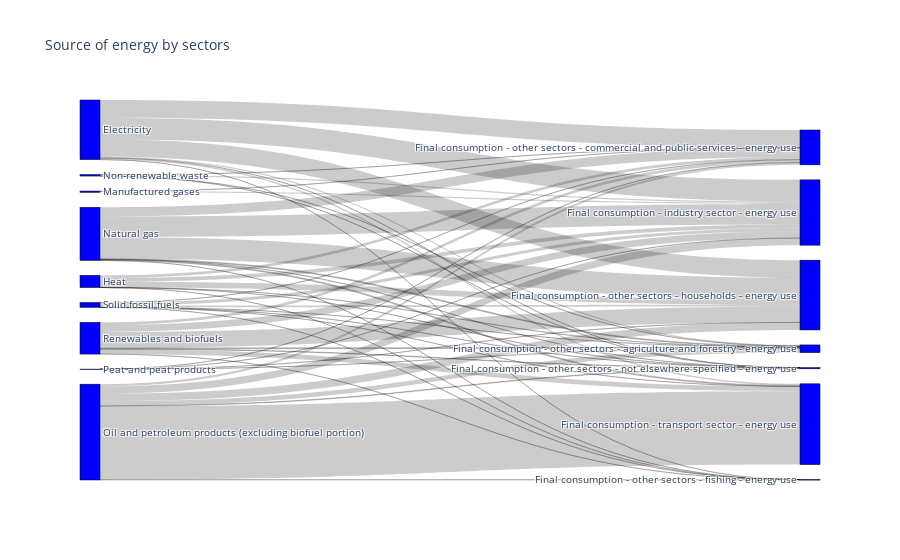

The notebook cell this image was saved under:
### Markdown cell above
Finally, we are generating a Sankey diagram to see what sector consumes what type of energy for the year 2022.

### Code cell
df = nrg_bal.data.merge(demo_pjan.data, on=['TIME_PERIOD', 'geo'], how='inner')
df.rename(columns={'OBS_VALUE_x': 'energy_consumption_gwh', 'OBS_VALUE_y': 'population'}, inplace=True)
df = df[(df['TIME_PERIOD'] == 2022)]

sources = df['siec_label'].unique()
targets = df['nrg_bal_label'].unique()

labels = []
source = []
target = []
value = []

index = 0
index_dict = {}

for s in sources:
    labels.append(s)
    index_dict[s] = index
    index += 1

    for t in targets:
        if t not in index_dict:
            labels.append(t)
            index_dict[t] = index
            index += 1
        source.append(index_dict[s])
        target.append(index_dict[t])
        value.append(df[(df['siec_label'] == s) & (df['nrg_bal_label'] == t)]['energy_consumption_gwh'].sum())
        
    


fig = go.Figure(data=[go.Sankey(
    node = dict(
      pad = 15,
      thickness = 20,
      line = dict(color = "black", width = 0.5),
      label = labels,
      color = "blue"
    ),
    link = dict(
      source = source,
      target = target,
      value = value
  ))])

fig.update_layout(title_text="Source of energy by sectors", font_size=10)
fig.show()

### Figure 1 — Plotly figure (JSON) as saved in the notebook; plotly's stock layout.template omitted (floating-point values rounded to 4 significant figures)
{"data": [{"link": {"source": [0, 0, 0, 0, 0, 0, 0, 8, 8, 8, 8, 8, 8, 8, 9, 9, 9, 9, 9, 9, 9, 10, 10, 10, 10, 10, 10, 10, 11, 11, 11, 11, 11, 11, 11, 12, 12, 12, 12, 12, 12, 12, 13, 13, 13, 13, 13, 13, 13, 14, 14, 14, 14, 14, 14, 14, 15, 15, 15, 15, 15, 15, 15, 16, 16, 16, 16, 16, 16, 16, 17, 17, 17, 17, 17, 17, 17], "target": [1, 2, 3, 4, 5, 6, 7, 1, 2, 3, 4, 5, 6, 7, 1, 2, 3, 4, 5, 6, 7, 1, 2, 3, 4, 5, 6, 7, 1, 2, 3, 4, 5, 6, 7, 1, 2, 3, 4, 5, 6, 7, 1, 2, 3, 4, 5, 6, 7, 1, 2, 3, 4, 5, 6, 7, 1, 2, 3, 4, 5, 6, 7, 1, 2, 3, 4, 5, 6, 7, 1, 2, 3, 4, 5, 6, 7], "value": [119400.0, 6057.0, 5008.0, 0.397, 63650.0, 900.5, 5.322, 50890.0, 0, 121.2, 0, 0, 0, 0, 869000.0, 47150.0, 714500.0, 714.6, 707500.0, 2651.0, 65420.0, 830900.0, 36230.0, 370400.0, 169.9, 865900.0, 1351.0, 38720.0, 148600.0, 2550.0, 108100.0, 0.543, 230700.0, 523.2, 0, 0, 0, 0, 0, 0, 0, 0, 288800.0, 180600.0, 95710.0, 14600.0, 303000.0, 23530.0, 2964000.0, 838.5, 524.2, 114.2, 0, 2069.0, 0, 0, 274600.0, 37850.0, 110300.0, 437.0, 645100.0, 18700.0, 194800.0, 0, 0, 0, 0, 0, 0, 0, 55260.0, 1.399, 3688.0, 0, 0, 3.056, 0]}, "node": {"color": "blue", "label": ["Solid fossil fuels", "Final consumption - industry sector - energy use", "Final consumption - other sectors - agriculture and forestry - energy use", "Final consumption - other sectors - commercial and public services - energy use", "Final consumption - other sectors - fishing - energy use", "Final consumption - other sectors - households - energy use", "Final consumption - other sectors - not elsewhere specified - energy use", "Final consumption - transport sector - energy use", "Manufactured gases", "Electricity", "Natural gas", "Heat", "Nuclear heat", "Oil and petroleum products (excluding biofuel portion)", "Peat and peat products", "Renewables and biofuels", "Oil shale and oil sands", "Non-renewable waste"], "line": {"color": "black", "width": 0.5}, "pad": 15, "thickness": 20}, "type": "sankey"}], "layout": {"font": {"size": 10}, "title": {"text": "Source of energy by sectors"}}}
